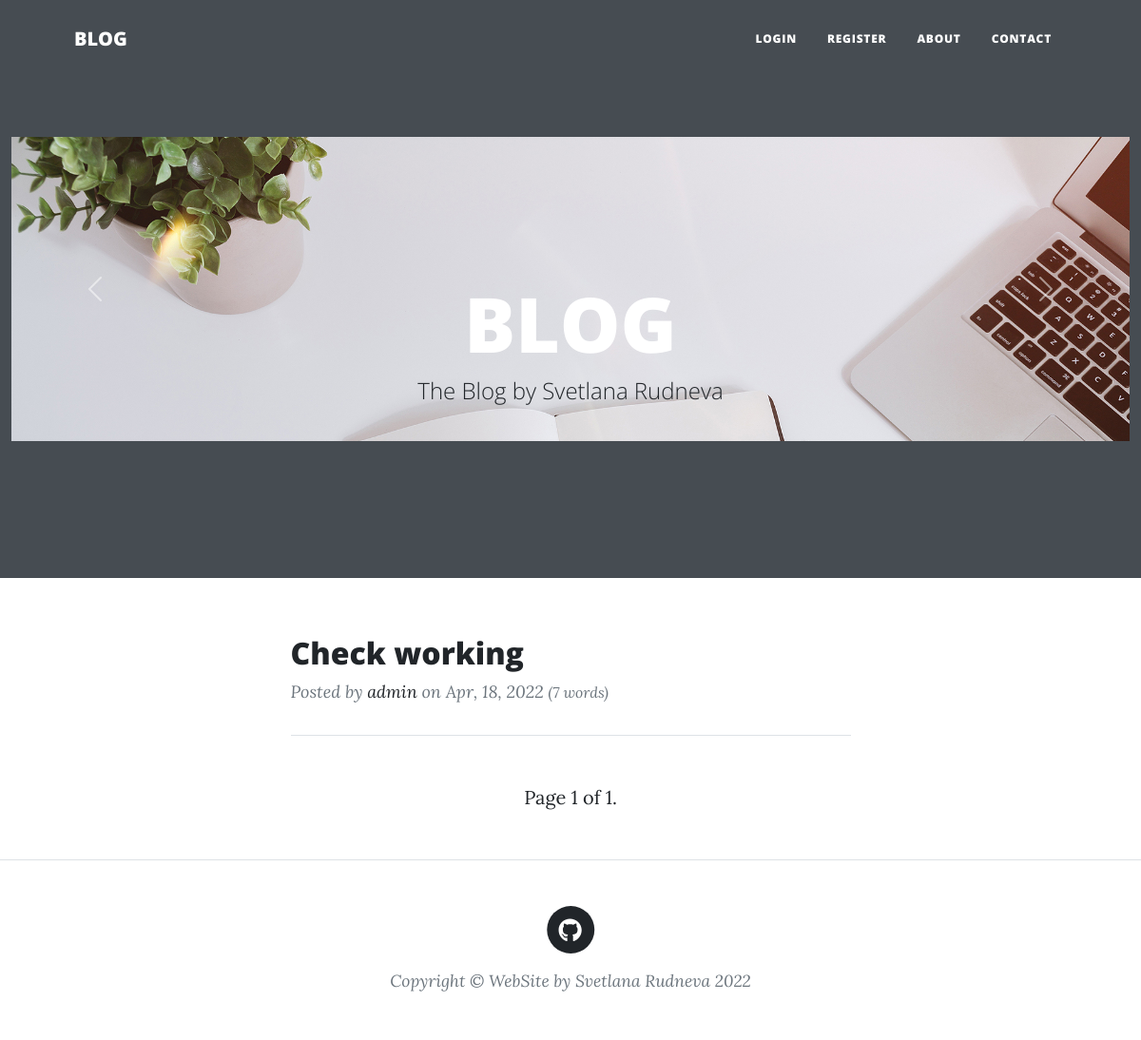
Before: / with the older database file.
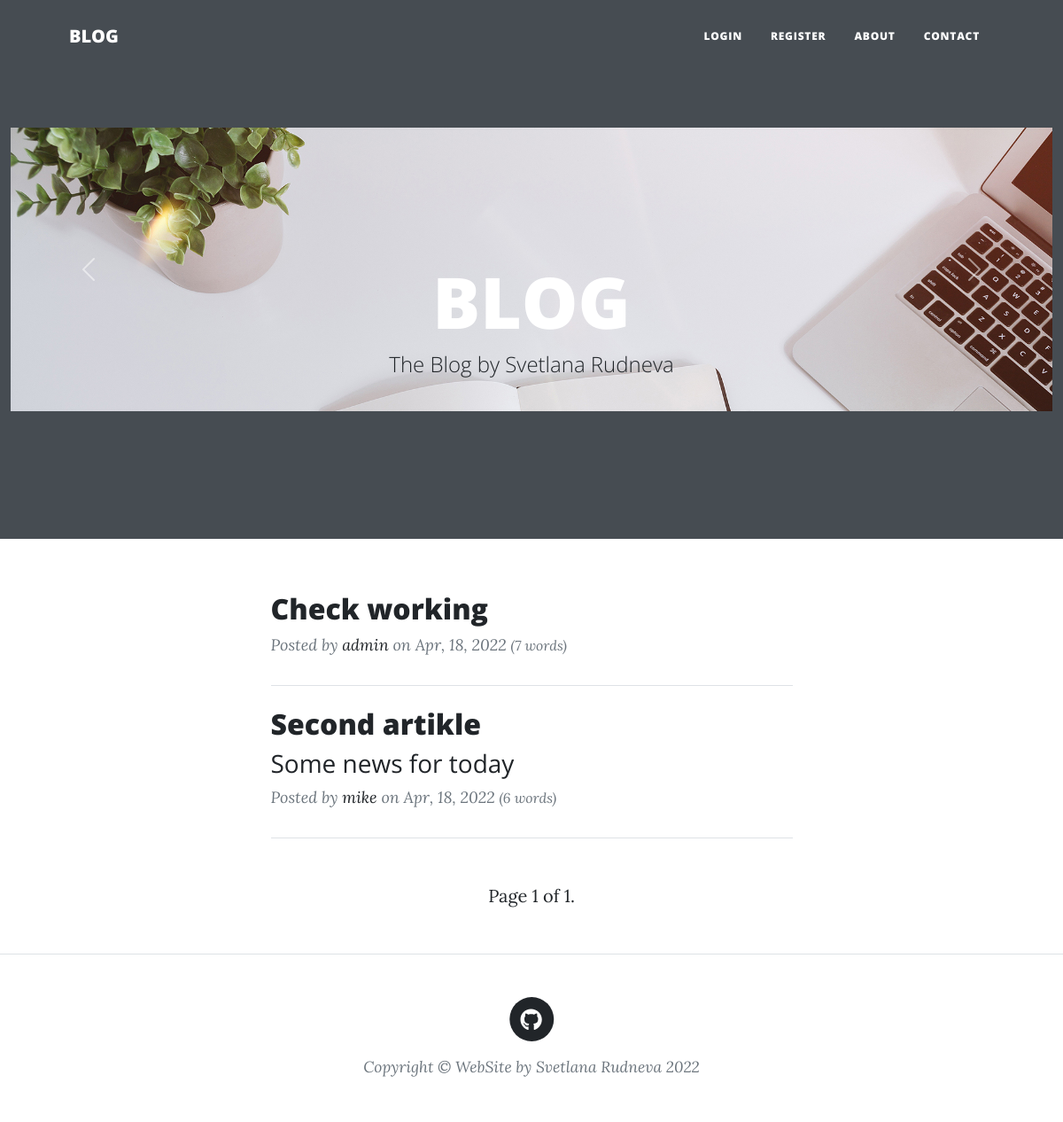
After: the same page with the newer database file.
### home/models.py (models this page shows, shortened)
class blogModel(models.Model):
    class Meta:
        verbose_name_plural = "Posts"
    STATUS_CHOICES = (
        ('draft', 'Draft'),
        ('published', 'Published'),
    )
    author = models.ForeignKey(settings.AUTH_USER_MODEL, on_delete=models.PROTECT)
    title = models.CharField(max_length=300)
    content = FroalaField()
    summary = models.TextField(max_length=500, blank=True, null=True)
    tags = models.ManyToManyField(Tag, related_name="posts")
    comments = GenericRelation(Comment)
    slug = models.SlugField(max_length=50, null=True, blank=True)
    image = models.ImageField(upload_to="blog", blank=True, null=True)
    created_at = models.DateTimeField(auto_now_add=True)
    upload_date = models.DateTimeField(auto_now_add=True)
    modified_at = models.DateTimeField(auto_now=True)
    published_at = models.DateTimeField(blank=True, null=True, db_index=True)
    status = models.CharField(max_length=10, choices=STATUS_CHOICES, default='draft')

### home/views.py (the view)
# urls.py: path('', include('home.urls')),
def home(request):
    context = {}
    posts = (
        blogModel.objects.filter(published_at__lte=timezone.now())
        .select_related("author")
        .defer('created_at', 'modified_at')
    )
    current_page = Paginator(posts, 10)
    page = request.GET.get('page')
    try:
        context['posts'] = current_page.page(page)
    except PageNotAnInteger:
        context['posts'] = current_page.page(1)
    except EmptyPage:
        context['posts'] = current_page.page(current_page.num_pages)
    return render(request, 'home.html', context)

### home/templatetags/blog_extras.py (called while the page is built)
@register.filter
def author_details(author, current_user=None):
    if not isinstance(author, user_model):
        return ""  # return empty string as safe default
    if author == current_user:
        return format_html("<strong>me</strong>")
    if author.first_name and author.last_name:
        name = f"{author.first_name} {author.last_name}"
    else:
        name = f"{author.username}"
    if author.email:
        prefix = format_html('<a href="mailto:{}">', author.email)
        suffix = format_html("</a>")
    else:
        prefix = ""
        suffix = ""
    return format_html('{}{}{}', prefix, name, suffix)

### home/templates/home.html (shortened to what this page needs)
{% extends 'base.html' %}
{% load static %}
{% block content %}
    <header class="masthead">
        <div class="container-fluid home-slider">
            <div id="carouselExampleCaptions" class="carousel slide" data-ride="carousel">
                <div class="carousel-inner">
                    <div class="carousel-item active">
                        <img src="{% static 'img/home-bg.jpg' %}" class="d-block w-100" alt="Первая картинка">
                        <div class="carousel-caption d-none d-md-block">
                            <div class="container position-relative px-4 px-lg-5">
                                <div class="row gx-4 gx-lg-5 justify-content-center">
                                    <div class="col-md-10 col-lg-8 col-xl-7">
                                        <div class="site-heading">
                                            <h1>BLOG</h1>
                                            <span class="subheading"><a href="{% url 'about' %}">The Blog by Svetlana Rudneva</a></span>
                                        </div>
                                    </div>
                                </div>
                            </div>
                        </div>
                    </div>
                </div>
                <a class="carousel-control-prev" href="#carouselExampleCaptions" role="button" data-slide="prev">
                    <span class="carousel-control-prev-icon" aria-hidden="true"></span>
                </a>
                <a class="carousel-control-next" href="#carouselExampleCaptions" role="button" data-slide="next">
                    <span class="carousel-control-next-icon" aria-hidden="true"></span>
                </a>
            </div>
        </div>
    </header>
    <div class="container px-4 px-lg-5" style="margin-top: 60px;">
        <div class="row gx-4 gx-lg-5 justify-content-center">
            <div class="col-md-10 col-lg-8 col-xl-7">
                {% for post in posts %}
                <div class="post-preview">
                    <a href="post.html">
                        <h2 class="post-title"><a href="{% url 'posts' post.slug %}">{{ post.title }}</a></h2>
                        {% if post.summary  %}
                        <h3 class="post-subtitle" style="font-weight:normal">{{ post.summary }}</h3>
                        {% endif %}
                    </a>
                    <p class="post-meta">
                        {% include "post-byline.html" %}
                        <small>({{ post.content|wordcount }} words)</small>
                    </p>
                </div>
                <hr class="my-4" />
                {% endfor %}
                {% include 'paginator.html' with page=posts %}
            </div>
        </div>
    </div>
{% endblock %}

### home/templates/base.html (shortened to what this page needs)
{% load static %}
<!DOCTYPE html>
<html lang="en">
    <head>
        <link href="{% static 'css/styles.css' %}" rel="stylesheet" />
    </head>
    <body>
        <nav class="navbar navbar-expand-lg navbar-light" id="mainNav">
            <div class="container px-4 px-lg-5">
                <a class="navbar-brand" href="{% url 'home' %}">BLOG</a>
                <div class="collapse navbar-collapse" id="navbarResponsive">
                    <ul class="navbar-nav ms-auto py-4 py-lg-0">
                        {% if request.user.is_active %}
                            <li class="nav-item"><a class="nav-link px-lg-3 py-3 py-lg-4" href="{% url 'profile' %}">Profile</a></li>
                        {% else %}
                        <li class="nav-item"><a class="nav-link px-lg-3 py-3 py-lg-4" href="{% url 'login' %}">Login</a></li>
                        <li class="nav-item"><a class="nav-link px-lg-3 py-3 py-lg-4" href="{% url 'register' %}">Register</a></li>
                        {% endif %}
                        <li class="nav-item"><a class="nav-link px-lg-3 py-3 py-lg-4" href="{% url 'about' %}">About</a></li>
                        <li class="nav-item"><a class="nav-link px-lg-3 py-3 py-lg-4" href="{% url 'contact' %}">Contact</a></li>
                    </ul>
                </div>
            </div>
        </nav>
        {% block content %}{% endblock %}
        <footer class="border-top">
            <div class="container px-4 px-lg-5">
                <div class="row gx-4 gx-lg-5 justify-content-center">
                    <div class="col-md-10 col-lg-8 col-xl-7">
                        <ul class="list-inline text-center">
                            <li class="list-inline-item">
                                <a href="https://github.com/SunDancer88">
                                    <span class="fa-stack fa-lg">
                                        <i class="fas fa-circle fa-stack-2x"></i>
                                        <i class="fab fa-github fa-stack-1x fa-inverse"></i>
                                    </span>
                                </a>
                            </li>
                        </ul>
                        <div class="small text-center text-muted fst-italic">Copyright &copy; WebSite by Svetlana Rudneva 2022</div>
                    </div>
                </div>
            </div>
        </footer>
    </body>
</html>

### home/templates/post-byline.html
{% load blog_extras %}
Posted by <a href="#">{{ post.author|author_details:request.user }}</a> on {{ post.published_at|date:"M, d, Y" }}

### home/templates/paginator.html (shortened to what this page needs)
<div class="text-center" style="margin-top: 50px; margin-bottom: 50px;">
    <span class="step-links">
    <span class="current">
    Page {{ page.number }} of {{ page.paginator.num_pages }}.
    </span>
    </span>
</div>

Changed rows visible on the page:
added blogModel: title "Second artikle", summary "Some news for today", author|author_details "mike", published_at "Apr, 18, 2022", content "6"
